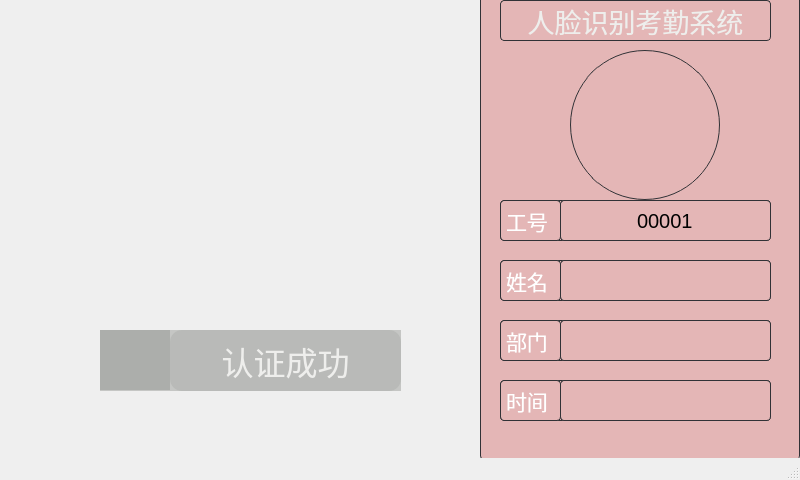
<?xml version="1.0" encoding="UTF-8"?>
<ui version="4.0">
 <class>FaceAttendance</class>
 <widget class="QMainWindow" name="FaceAttendance">
  <property name="geometry">
   <rect>
    <x>0</x>
    <y>0</y>
    <width>800</width>
    <height>480</height>
   </rect>
  </property>
  <property name="windowTitle">
   <string>FaceAttendance</string>
  </property>
  <widget class="QWidget" name="centralwidget">
   <widget class="QWidget" name="widget" native="true">
    <property name="geometry">
     <rect>
      <x>0</x>
      <y>0</y>
      <width>480</width>
      <height>450</height>
     </rect>
    </property>
    <property name="styleSheet">
     <string notr="true"/>
    </property>
    <widget class="QWidget" name="widgetLb" native="true">
     <property name="geometry">
      <rect>
       <x>100</x>
       <y>330</y>
       <width>301</width>
       <height>61</height>
      </rect>
     </property>
     <property name="styleSheet">
      <string notr="true">background-color: rgba(136, 138, 133,0.4)</string>
     </property>
     <widget class="QLabel" name="label">
      <property name="geometry">
       <rect>
        <x>70</x>
        <y>0</y>
        <width>231</width>
        <height>61</height>
       </rect>
      </property>
      <property name="font">
       <font>
        <pointsize>24</pointsize>
        <weight>50</weight>
        <italic>false</italic>
        <bold>false</bold>
       </font>
      </property>
      <property name="styleSheet">
       <string notr="true">background-color: rgba(136, 138, 133,0.2);
color: rgb(238, 238, 236);
border:none;
border-radius:12px;</string>
      </property>
      <property name="text">
       <string>认证成功</string>
      </property>
      <property name="alignment">
       <set>Qt::AlignCenter</set>
      </property>
     </widget>
     <widget class="QLabel" name="label_2">
      <property name="geometry">
       <rect>
        <x>0</x>
        <y>0</y>
        <width>70</width>
        <height>60</height>
       </rect>
      </property>
      <property name="minimumSize">
       <size>
        <width>21</width>
        <height>21</height>
       </size>
      </property>
      <property name="styleSheet">
       <string notr="true">border-image:url(:/yes.png)</string>
      </property>
      <property name="text">
       <string/>
      </property>
     </widget>
    </widget>
    <widget class="QLabel" name="headpicLb">
     <property name="geometry">
      <rect>
       <x>110</x>
       <y>50</y>
       <width>266</width>
       <height>266</height>
      </rect>
     </property>
     <property name="minimumSize">
      <size>
       <width>266</width>
       <height>266</height>
      </size>
     </property>
     <property name="styleSheet">
      <string notr="true">background-image:url(:/crc.png)</string>
     </property>
     <property name="text">
      <string/>
     </property>
    </widget>
    <widget class="QLabel" name="videoLb">
     <property name="geometry">
      <rect>
       <x>0</x>
       <y>0</y>
       <width>480</width>
       <height>480</height>
      </rect>
     </property>
     <property name="text">
      <string/>
     </property>
    </widget>
    <zorder>videoLb</zorder>
    <zorder>widgetLb</zorder>
    <zorder>headpicLb</zorder>
   </widget>
   <widget class="QWidget" name="widget_3" native="true">
    <property name="geometry">
     <rect>
      <x>480</x>
      <y>-20</y>
      <width>320</width>
      <height>480</height>
     </rect>
    </property>
    <property name="styleSheet">
     <string notr="true">QWidget{
	border:1px solid #313236;
	border-radius:4px;
background-color:rgb(228, 182, 182);
}</string>
    </property>
    <widget class="QLabel" name="titleLb">
     <property name="geometry">
      <rect>
       <x>20</x>
       <y>20</y>
       <width>271</width>
       <height>41</height>
      </rect>
     </property>
     <property name="font">
      <font>
       <pointsize>20</pointsize>
      </font>
     </property>
     <property name="styleSheet">
      <string notr="true">color:rgb(238, 238, 236)</string>
     </property>
     <property name="text">
      <string>人脸识别考勤系统</string>
     </property>
     <property name="alignment">
      <set>Qt::AlignCenter</set>
     </property>
    </widget>
    <widget class="QLabel" name="headLb">
     <property name="geometry">
      <rect>
       <x>90</x>
       <y>70</y>
       <width>150</width>
       <height>150</height>
      </rect>
     </property>
     <property name="styleSheet">
      <string notr="true">border-radius:75px;</string>
     </property>
     <property name="text">
      <string/>
     </property>
    </widget>
    <widget class="QWidget" name="widget_4" native="true">
     <property name="geometry">
      <rect>
       <x>20</x>
       <y>220</y>
       <width>271</width>
       <height>41</height>
      </rect>
     </property>
     <widget class="QLabel" name="label_6">
      <property name="geometry">
       <rect>
        <x>0</x>
        <y>0</y>
        <width>61</width>
        <height>41</height>
       </rect>
      </property>
      <property name="sizePolicy">
       <sizepolicy hsizetype="Preferred" vsizetype="Preferred">
        <horstretch>0</horstretch>
        <verstretch>0</verstretch>
       </sizepolicy>
      </property>
      <property name="font">
       <font>
        <pointsize>16</pointsize>
       </font>
      </property>
      <property name="styleSheet">
       <string notr="true">color:rgb(255, 255, 255)</string>
      </property>
      <property name="text">
       <string>工号</string>
      </property>
     </widget>
     <widget class="QLineEdit" name="numberEdit">
      <property name="geometry">
       <rect>
        <x>60</x>
        <y>0</y>
        <width>211</width>
        <height>41</height>
       </rect>
      </property>
      <property name="font">
       <font>
        <pointsize>15</pointsize>
       </font>
      </property>
      <property name="text">
       <string>00001</string>
      </property>
      <property name="alignment">
       <set>Qt::AlignCenter</set>
      </property>
     </widget>
    </widget>
    <widget class="QWidget" name="widget_5" native="true">
     <property name="geometry">
      <rect>
       <x>20</x>
       <y>280</y>
       <width>271</width>
       <height>41</height>
      </rect>
     </property>
     <widget class="QLabel" name="label_8">
      <property name="geometry">
       <rect>
        <x>0</x>
        <y>0</y>
        <width>61</width>
        <height>41</height>
       </rect>
      </property>
      <property name="sizePolicy">
       <sizepolicy hsizetype="Preferred" vsizetype="Preferred">
        <horstretch>0</horstretch>
        <verstretch>0</verstretch>
       </sizepolicy>
      </property>
      <property name="font">
       <font>
        <pointsize>16</pointsize>
       </font>
      </property>
      <property name="styleSheet">
       <string notr="true">color:rgb(255, 255, 255)</string>
      </property>
      <property name="text">
       <string>姓名</string>
      </property>
     </widget>
     <widget class="QLineEdit" name="nameEdit">
      <property name="geometry">
       <rect>
        <x>60</x>
        <y>0</y>
        <width>211</width>
        <height>41</height>
       </rect>
      </property>
     </widget>
    </widget>
    <widget class="QWidget" name="widget_6" native="true">
     <property name="geometry">
      <rect>
       <x>20</x>
       <y>340</y>
       <width>271</width>
       <height>41</height>
      </rect>
     </property>
     <widget class="QLabel" name="label_10">
      <property name="geometry">
       <rect>
        <x>0</x>
        <y>0</y>
        <width>61</width>
        <height>41</height>
       </rect>
      </property>
      <property name="sizePolicy">
       <sizepolicy hsizetype="Preferred" vsizetype="Preferred">
        <horstretch>0</horstretch>
        <verstretch>0</verstretch>
       </sizepolicy>
      </property>
      <property name="font">
       <font>
        <pointsize>16</pointsize>
       </font>
      </property>
      <property name="styleSheet">
       <string notr="true">color:rgb(255, 255, 255)</string>
      </property>
      <property name="text">
       <string>部门</string>
      </property>
     </widget>
     <widget class="QLineEdit" name="departmentEdit">
      <property name="geometry">
       <rect>
        <x>60</x>
        <y>0</y>
        <width>211</width>
        <height>41</height>
       </rect>
      </property>
     </widget>
    </widget>
    <widget class="QWidget" name="widget_7" native="true">
     <property name="geometry">
      <rect>
       <x>20</x>
       <y>400</y>
       <width>271</width>
       <height>41</height>
      </rect>
     </property>
     <widget class="QLabel" name="label_12">
      <property name="geometry">
       <rect>
        <x>0</x>
        <y>0</y>
        <width>61</width>
        <height>41</height>
       </rect>
      </property>
      <property name="sizePolicy">
       <sizepolicy hsizetype="Preferred" vsizetype="Preferred">
        <horstretch>0</horstretch>
        <verstretch>0</verstretch>
       </sizepolicy>
      </property>
      <property name="font">
       <font>
        <pointsize>16</pointsize>
       </font>
      </property>
      <property name="styleSheet">
       <string notr="true">color:rgb(255, 255, 255)</string>
      </property>
      <property name="text">
       <string>时间</string>
      </property>
     </widget>
     <widget class="QLineEdit" name="timeEdit">
      <property name="geometry">
       <rect>
        <x>60</x>
        <y>0</y>
        <width>211</width>
        <height>41</height>
       </rect>
      </property>
     </widget>
    </widget>
   </widget>
  </widget>
  <widget class="QMenuBar" name="menubar">
   <property name="geometry">
    <rect>
     <x>0</x>
     <y>0</y>
     <width>800</width>
     <height>28</height>
    </rect>
   </property>
  </widget>
  <widget class="QStatusBar" name="statusbar"/>
 </widget>
 <resources/>
 <connections/>
</ui>
